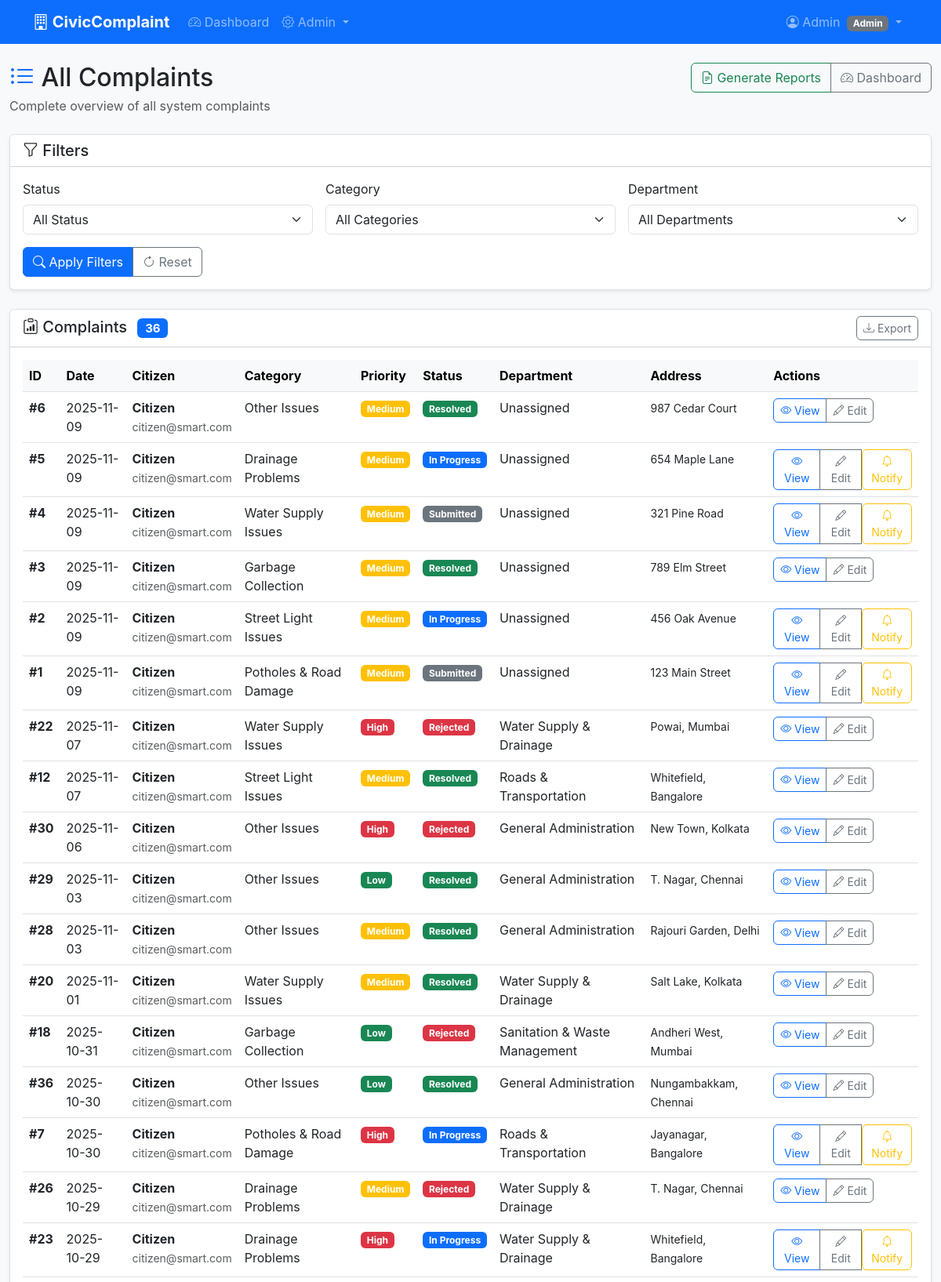
The page /admin/complaints (signed in, upper part) on the database its author committed.
### civic_complaint_system/models.py (models this page shows, shortened)
class User(UserMixin, db.Model):
    __tablename__ = 'users'
    id = db.Column(db.Integer, primary_key=True)
    name = db.Column(db.String(100), nullable=False)
    email = db.Column(db.String(120), unique=True, nullable=False, index=True)
    password_hash = db.Column(db.String(255), nullable=False)
    role = db.Column(db.String(20), nullable=False, default='citizen')
    department = db.Column(db.String(50), nullable=True)
    is_active = db.Column(db.Boolean, default=True)
    created_at = db.Column(db.DateTime, default=datetime.utcnow)
    last_login = db.Column(db.DateTime, nullable=True)
    complaints = db.relationship('Complaint', backref='user', lazy=True, foreign_keys='Complaint.user_id')
    assigned_complaints = db.relationship('Complaint', backref='assigned_officer_rel', lazy=True, foreign_keys='Complaint.assigned_officer')
    status_updates = db.relationship('StatusUpdate', backref='updater', lazy=True, foreign_keys='StatusUpdate.updated_by')

class Complaint(db.Model):
    __tablename__ = 'complaints'
    id = db.Column(db.Integer, primary_key=True)
    user_id = db.Column(db.Integer, db.ForeignKey('users.id'), nullable=False)
    assigned_department = db.Column(db.String(50), nullable=True)
    assigned_officer = db.Column(db.Integer, db.ForeignKey('users.id'), nullable=True)  # Keep for backward compatibility
    category = db.Column(db.String(50), nullable=False)
    description = db.Column(db.Text, nullable=False)
    address = db.Column(db.String(255), nullable=False)
    landmark = db.Column(db.String(255), nullable=True)
    image_filename = db.Column(db.String(255), nullable=True)
    status = db.Column(db.String(20), default='submitted')
    priority = db.Column(db.String(10), default='medium')
    resolution_notes = db.Column(db.Text, nullable=True)
    created_at = db.Column(db.DateTime, default=datetime.utcnow, index=True)
    updated_at = db.Column(db.DateTime, default=datetime.utcnow, index=True)
    resolved_at = db.Column(db.DateTime, nullable=True)
    status_updates = db.relationship('StatusUpdate', backref='complaint', lazy=True, cascade='all, delete-orphan')
    __table_args__ = (
        Index('idx_status_priority', 'status', 'priority'),
        Index('idx_category_status', 'category', 'status'),
        Index('idx_department_status', 'assigned_department', 'status'),
        Index('idx_assigned_status', 'assigned_officer', 'status'),
    )

### civic_complaint_system/routes/admin.py (the view)
@admin_bp.route('/admin/complaints')
@login_required
@role_required('admin')
def all_complaints():
    status_filter = request.args.get('status', 'all')
    category_filter = request.args.get('category', 'all')
    department_filter = request.args.get('department', 'all')
    query = Complaint.query
    if status_filter != 'all':
        query = query.filter_by(status=status_filter)
    if category_filter != 'all':
        query = query.filter_by(category=category_filter)
    if department_filter != 'all':
        query = query.filter(Complaint.assigned_department == department_filter)
    complaints = query.order_by(Complaint.created_at.desc()).all()
    departments = db.session.query(User.department)\
                           .filter(User.department.isnot(None))\
                           .distinct().all()
    departments = [dept[0] for dept in departments]
    return render_template('all_complaints.html',
                         complaints=complaints,
                         status_filter=status_filter,
                         category_filter=category_filter,
                         department_filter=department_filter,
                         departments=departments)

### civic_complaint_system/templates/all_complaints.html (shortened to what this page needs)
{% extends "base.html" %}
{% block content %}
<div class="container-fluid py-4">
    <div class="row mb-4">
        <div class="col">
            <h2 class="mb-1">
                <i class="bi bi-list-ul text-primary"></i>
                All Complaints
            </h2>
            <p class="text-muted mb-0">Complete overview of all system complaints</p>
        </div>
        <div class="col-auto">
            <div class="btn-group">
                <a href="{{ url_for('admin.reports') }}" class="btn btn-outline-success">
                    <i class="bi bi-file-earmark-text"></i> Generate Reports
                </a>
                <a href="{{ url_for('admin.admin_dashboard') }}" class="btn btn-outline-secondary">
                    <i class="bi bi-speedometer2"></i> Dashboard
                </a>
            </div>
        </div>
    </div>
    <div class="row mb-4">
        <div class="col">
            <div class="card">
                <div class="card-header bg-white">
                    <h5 class="mb-0">
                        <i class="bi bi-funnel"></i>
                        Filters
                    </h5>
                </div>
                <div class="card-body">
                    <form method="GET" class="row g-3">
                        <div class="col-md-4">
                            <label for="status_filter" class="form-label">Status</label>
                            <select class="form-select" id="status_filter" name="status">
                                <option value="all" {{ 'selected' if status_filter == 'all' else '' }}>All Status</option>
                            </select>
                        </div>
                        <div class="col-md-4">
                            <label for="category_filter" class="form-label">Category</label>
                            <select class="form-select" id="category_filter" name="category">
                                <option value="all" {{ 'selected' if category_filter == 'all' else '' }}>All Categories</option>
                            </select>
                        </div>
                        <div class="col-md-4">
                            <label for="department_filter" class="form-label">Department</label>
                            <select class="form-select" id="department_filter" name="department">
                                <option value="all" {{ 'selected' if department_filter == 'all' else '' }}>All Departments</option>
                            </select>
                        </div>
                        <div class="col-12">
                            <div class="btn-group">
                                <button type="submit" class="btn btn-primary">
                                    <i class="bi bi-search"></i> Apply Filters
                                </button>
                                <a href="{{ url_for('admin.all_complaints') }}" class="btn btn-outline-secondary">
                                    <i class="bi bi-arrow-clockwise"></i> Reset
                                </a>
                            </div>
                        </div>
                    </form>
                </div>
            </div>
        </div>
    </div>
    <div class="row">
        <div class="col">
            <div class="card">
                <div class="card-header bg-white d-flex justify-content-between align-items-center">
                    <h5 class="mb-0">
                        <i class="bi bi-clipboard-data"></i>
                        Complaints
                        <span class="badge bg-primary ms-2">{{ complaints|length }}</span>
                    </h5>
                    <div class="btn-group btn-group-sm">
                        <button type="button" class="btn btn-outline-secondary" onclick="exportTable()">
                            <i class="bi bi-download"></i> Export
                        </button>
                    </div>
                </div>
                <div class="card-body">
                    {% if complaints %}
                        <div class="table-responsive">
                            <table class="table table-hover" id="complaintsTable">
                                <thead class="table-light">
                                    <tr>
                                        <th>ID</th>
                                        <th>Date</th>
                                        <th>Citizen</th>
                                        <th>Category</th>
                                        <th>Priority</th>
                                        <th>Status</th>
                                        <th>Department</th>
                                        <th>Address</th>
                                        <th>Actions</th>
                                    </tr>
                                </thead>
                                <tbody>
                                    {% for complaint in complaints %}
                                    <tr>
                                        <td>
                                            <strong>#{{ complaint.id }}</strong>
                                        </td>
                                        <td>{{ complaint.created_at|datetime('%Y-%m-%d') }}</td>
                                        <td>
                                            <div>
                                                <strong>{{ complaint.user.name }}</strong><br>
                                                <small class="text-muted">{{ complaint.user.email }}</small>
                                            </div>
                                        </td>
                                        <td>{{ complaint.category|get_category_name }}</td>
                                        <td>
                                            <span class="badge bg-{{ complaint.priority|priority_badge_class }}">
                                                {{ complaint.priority.title() }}
                                            </span>
                                        </td>
                                        <td>
                                            <span class="badge bg-{{ complaint.status|status_badge_class }}">
                                                {{ complaint.status.replace('_', ' ').title() }}
                                            </span>
                                        </td>
                                        <td>{{ complaint.assigned_department|get_department_name if complaint.assigned_department else 'Unassigned' }}</td>
                                        <td>
                                            <small>{{ complaint.address[:30] }}{% if complaint.address|length > 30 %}...{% endif %}</small>
                                        </td>
                                        <td>
                                            <div class="btn-group btn-group-sm">
                                                <a href="{{ url_for('complaints.view_complaint', id=complaint.id) }}"
                                                   class="btn btn-outline-primary btn-sm">
                                                    <i class="bi bi-eye"></i> View
                                                </a>
                                                <a href="{{ url_for('complaints.edit_complaint', id=complaint.id) }}"
                                                   class="btn btn-outline-secondary btn-sm">
                                                    <i class="bi bi-pencil"></i> Edit
                                                </a>
                                                {% if complaint.status in ['submitted', 'in_progress'] %}
                                                <form method="POST" action="{{ url_for('admin.notify_department', id=complaint.id) }}" class="d-inline">
                                                    <button type="submit" class="btn btn-outline-warning btn-sm"
                                                            onclick="return confirm('Notify department about this pending complaint?')">
                                                        <i class="bi bi-bell"></i> Notify
                                                    </button>
                                                </form>
                                                {% endif %}
                                            </div>
                                        </td>
                                    </tr>
                                    {% endfor %}
                                </tbody>
                            </table>
                        </div>
                    {% endif %}
                </div>
            </div>
        </div>
    </div>
</div>
{% endblock %}

### civic_complaint_system/templates/base.html (shortened to what this page needs)
<!DOCTYPE html>
<html lang="en">
<head>
    <link href="https://cdn.jsdelivr.net/npm/bootstrap@5.3.0/dist/css/bootstrap.min.css" rel="stylesheet">
    <link href="https://cdn.jsdelivr.net/npm/bootstrap-icons@1.10.0/font/bootstrap-icons.css" rel="stylesheet">
    <link href="{{ url_for('static', filename='css/style.css') }}" rel="stylesheet">
</head>
<body>
    <nav class="navbar navbar-expand-lg navbar-dark bg-primary">
        <div class="container">
            <a class="navbar-brand" href="{{ url_for('main.index') }}">
                <i class="bi bi-building"></i>
                CivicComplaint
            </a>
            <div class="collapse navbar-collapse" id="navbarNav">
                <ul class="navbar-nav me-auto">
                    {% if current_user.is_authenticated %}
                        {% if current_user.role == 'citizen' %}
                            <li class="nav-item">
                                <a class="nav-link" href="{{ url_for('complaints.citizen_dashboard') }}">
                                    <i class="bi bi-speedometer2"></i> Dashboard
                                </a>
                            </li>
                            <li class="nav-item">
                                <a class="nav-link" href="{{ url_for('complaints.new_complaint') }}">
                                    <i class="bi bi-plus-circle"></i> New Complaint
                                </a>
                            </li>
                        {% elif current_user.role == 'municipal' %}
                            <li class="nav-item">
                                <a class="nav-link" href="{{ url_for('complaints.municipal_dashboard') }}">
                                    <i class="bi bi-speedometer2"></i> Dashboard
                                </a>
                            </li>
                        {% elif current_user.role == 'admin' %}
                            <li class="nav-item">
                                <a class="nav-link" href="{{ url_for('admin.admin_dashboard') }}">
                                    <i class="bi bi-speedometer2"></i> Dashboard
                                </a>
                            </li>
                            <li class="nav-item dropdown">
                                <a class="nav-link dropdown-toggle" href="#" id="adminDropdown" role="button" data-bs-toggle="dropdown">
                                    <i class="bi bi-gear"></i> Admin
                                </a>
                            </li>
                        {% endif %}
                    {% endif %}
                </ul>
                <ul class="navbar-nav">
                    {% if current_user.is_authenticated %}
                        <li class="nav-item dropdown">
                            <a class="nav-link dropdown-toggle" href="#" id="userDropdown" role="button" data-bs-toggle="dropdown">
                                <i class="bi bi-person-circle"></i>
                                {{ current_user.name }}
                                <span class="badge bg-secondary ms-1">{{ current_user.role.title() }}</span>
                            </a>
                        </li>
                    {% endif %}
                </ul>
            </div>
        </div>
    </nav>
    <main class="flex-grow-1">
        {% block content %}{% endblock %}
    </main>
</body>
</html>

### rows shown on the page
User: name "Admin", role "Admin"
Complaint: id "6", created_at "2025-11-09", user.name "Citizen", user.email "citizen@smart.com", category|get_category_name "Other Issues", priority "Medium", status.replace "Resolved", assigned_department|get_department_name "Unassigned", address "987 Cedar Court"
Complaint: id "5", created_at "2025-11-09", user.name "Citizen", user.email "citizen@smart.com", category|get_category_name "Drainage Problems", priority "Medium", status.replace "In Progress", assigned_department|get_department_name "Unassigned", address "654 Maple Lane"
Complaint: id "4", created_at "2025-11-09", user.name "Citizen", user.email "citizen@smart.com", category|get_category_name "Water Supply Issues", priority "Medium", status.replace "Submitted", assigned_department|get_department_name "Unassigned", address "321 Pine Road"
Complaint: id "3", created_at "2025-11-09", user.name "Citizen", user.email "citizen@smart.com", category|get_category_name "Garbage Collection", priority "Medium", status.replace "Resolved", assigned_department|get_department_name "Unassigned", address "789 Elm Street"
Complaint: id "2", created_at "2025-11-09", user.name "Citizen", user.email "citizen@smart.com", category|get_category_name "Street Light Issues", priority "Medium", status.replace "In Progress", assigned_department|get_department_name "Unassigned", address "456 Oak Avenue"
Complaint: id "1", created_at "2025-11-09", user.name "Citizen", user.email "citizen@smart.com", category|get_category_name "Potholes & Road Damage", priority "Medium", status.replace "Submitted", assigned_department|get_department_name "Unassigned", address "123 Main Street"
Complaint: id "22", created_at "2025-11-07", user.name "Citizen", user.email "citizen@smart.com", category|get_category_name "Water Supply Issues", priority "High", status.replace "Rejected", assigned_department|get_department_name "Water Supply & Drainage", address "Powai, Mumbai"
Complaint: id "12", created_at "2025-11-07", user.name "Citizen", user.email "citizen@smart.com", category|get_category_name "Street Light Issues", priority "Medium", status.replace "Resolved", assigned_department|get_department_name "Roads & Transportation", address "Whitefield, Bangalore"
Complaint: id "30", created_at "2025-11-06", user.name "Citizen", user.email "citizen@smart.com", category|get_category_name "Other Issues", priority "High", status.replace "Rejected", assigned_department|get_department_name "General Administration", address "New Town, Kolkata"
Complaint: id "29", created_at "2025-11-03", user.name "Citizen", user.email "citizen@smart.com", category|get_category_name "Other Issues", priority "Low", status.replace "Resolved", assigned_department|get_department_name "General Administration", address "T. Nagar, Chennai"
Complaint: id "28", created_at "2025-11-03", user.name "Citizen", user.email "citizen@smart.com", category|get_category_name "Other Issues", priority "Medium", status.replace "Resolved", assigned_department|get_department_name "General Administration", address "Rajouri Garden, Delhi"
Complaint: id "20", created_at "2025-11-01", user.name "Citizen", user.email "citizen@smart.com", category|get_category_name "Water Supply Issues", priority "Medium", status.replace "Resolved", assigned_department|get_department_name "Water Supply & Drainage", address "Salt Lake, Kolkata"
Complaint: id "18", created_at "2025-10-31", user.name "Citizen", user.email "citizen@smart.com", category|get_category_name "Garbage Collection", priority "Low", status.replace "Rejected", assigned_department|get_department_name "Sanitation & Waste Management", address "Andheri West, Mumbai"
Complaint: id "36", created_at "2025-10-30", user.name "Citizen", user.email "citizen@smart.com", category|get_category_name "Other Issues", priority "Low", status.replace "Resolved", assigned_department|get_department_name "General Administration", address "Nungambakkam, Chennai"
Complaint: id "7", created_at "2025-10-30", user.name "Citizen", user.email "citizen@smart.com", category|get_category_name "Potholes & Road Damage", priority "High", status.replace "In Progress", assigned_department|get_department_name "Roads & Transportation", address "Jayanagar, Bangalore"
Complaint: id "26", created_at "2025-10-29", user.name "Citizen", user.email "citizen@smart.com", category|get_category_name "Drainage Problems", priority "Medium", status.replace "Rejected", assigned_department|get_department_name "Water Supply & Drainage", address "T. Nagar, Chennai"
Complaint: id "23", created_at "2025-10-29", user.name "Citizen", user.email "citizen@smart.com", category|get_category_name "Drainage Problems", priority "High", status.replace "In Progress", assigned_department|get_department_name "Water Supply & Drainage", address "Whitefield, Bangalore"

### other values the page prints
{{ complaints|length }} "36"
